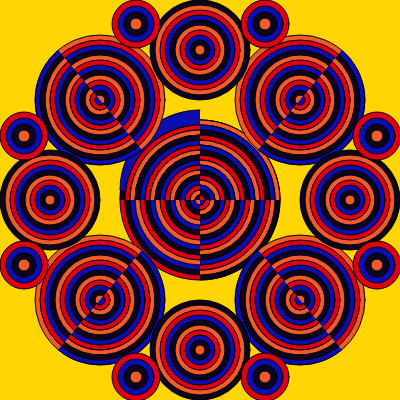
Frame 1 (no input)
Frame 60 (no input): identical to frame 1, image omitted
Frame 120 (the mouse pressed at the canvas centre since frame 60): identical to frame 1, image omitted

The p5.js sketch that drew this single still picture (run headless with seeded random() and noise() and a simulated clock; from frame 60 on, the mouse is pressed at the canvas centre):

// p5.js sketch
// ── sketch.js
function setup() {
  createCanvas(400, 400);
}

function draw() {
  background(255, 213, 6);
  
  antonia(160, 150, 10, 12, 5, 30, 241, 90, 41)
 
}



function antonia(tam, tam2, espacio, r,g,b, r2, g2, b2){
   //parte1
  fill(223, 0, 22);//rojo
  circle(200, 200, tam);
  fill( r,g,b);//oscuro
  arc(200, 200, 160, 160, radians(180), radians(90));
  fill(13, 13, 178);//azul
  arc(200, 200 - espacio, 160, 160, radians(180), radians(270));
  fill(r2, g2, b2);//naranjo
  arc(200, 200, 160, 160, radians(270), radians(360));
  //parte2
  fill(12, 5, 30);//oscuro
  circle(200, 200, tam2);
  fill(241, 90, 41);//naranjo
  arc(200, 200, 150, 150, radians(180), radians(90));
  fill(223, 0, 22);//rojo
  arc(200, 200, 150, 150, radians(180), radians(270));
  fill(13, 13, 178);//azul
  arc(200, 200, 150, 150, radians(270), radians(360));
  //parte3
  fill(13, 13, 178);//azul
  circle(200, 200, 140);
  fill(223, 0, 22);//rojo
  arc(200, 200, 140, 140, radians(180), radians(90));
  fill(241, 90, 41);//naranjo
  arc(200, 200, 140, 140, radians(180), radians(270));
  fill(12, 5, 30);//oscuro
  arc(200, 200, 140, 140, radians(270), radians(360));
  //parte4
  fill(241, 90, 41);//naranjo
  circle(200, 200, 130);
  fill(13, 13, 178);//azul
  arc(200, 200, 130, 130, radians(180), radians(90));
  fill(12, 5, 30);//oscuro
  arc(200, 200, 130, 130, radians(180), radians(270));
  fill(223, 0, 22);//rojo
  arc(200, 200, 130, 130, radians(270), radians(360));
  //parte5
  fill(223, 0, 22);//rojo
  circle(200, 200, 120);
  fill(12, 5, 30);//oscuro
  arc(200, 200, 120, 120, radians(180), radians(90));
  fill(13, 13, 178);//azul
  arc(200, 200, 120, 120, radians(180), radians(270));
  fill(241, 90, 41);//naranjo
  arc(200, 200, 120, 120, radians(270), radians(360));
  //parte6
  fill(12, 5, 30);//oscuro
  circle(200, 200, 110);
  fill(241, 90, 41);//naranjo
  arc(200, 200, 110, 110, radians(180), radians(90));
  fill(223, 0, 22);//rojo
  arc(200, 200, 110, 110, radians(180), radians(270));
  fill(13, 13, 178);//azul
  arc(200, 200, 110, 110, radians(270), radians(360));
  //parte7
  fill(13, 13, 178);//azul
  circle(200, 200, 100);
  fill(223, 0, 22);//rojo
  arc(200, 200, 100, 100, radians(180), radians(90));
  fill(241, 90, 41);//naranjo
  arc(200, 200, 100, 100, radians(180), radians(270));
  fill(12, 5, 30);//oscuro
  arc(200, 200, 100, 100, radians(270), radians(360));
  //parte8
  fill(241, 90, 41);//naranjo
  circle(200, 200, 90);
  fill(13, 13, 178);//azul
  arc(200, 200, 90, 90, radians(180), radians(90));
  fill(12, 5, 30);//oscuro
  arc(200, 200, 90, 90, radians(180), radians(270));
  fill(223, 0, 22);//rojo
  arc(200, 200, 90, 90, radians(270), radians(360));
  //parte9
  fill(223, 0, 22);//rojo
  circle(200, 200, 80);
  fill(12, 5, 30);//oscuro
  arc(200, 200, 80, 80, radians(180), radians(90));
  fill(13, 13, 178);//azul
  arc(200, 200, 80, 80, radians(180), radians(270));
  fill(241, 90, 41);//naranjo
  arc(200, 200, 80, 80, radians(270), radians(360));
  //parte10
  fill(12, 5, 30);//oscuro
  circle(200, 200, 70);
  fill(241, 90, 41);//naranjo
  arc(200, 200, 70, 70, radians(180), radians(90));
  fill(223, 0, 22);//rojo
  arc(200, 200, 70, 70, radians(180), radians(270));
  fill(13, 13, 178);//azul
  arc(200, 200, 70, 70, radians(270), radians(360));
  //parte11
  fill(13, 13, 178);//azul
  circle(200, 200, 60);
  fill(223, 0, 22);//rojo
  arc(200, 200, 60, 60, radians(180), radians(90));
  fill(241, 90, 41);//naranjo
  arc(200, 200, 60, 60, radians(180), radians(270));
  fill(12, 5, 30);//oscuro
  arc(200, 200, 60, 60, radians(270), radians(360));
  //parte12
  fill(241, 90, 41);//naranjo
  circle(200, 200, 50);
  fill(13, 13, 178);//azul
  arc(200, 200, 50, 50, radians(180), radians(90));
  fill(12, 5, 30);//oscuro
  arc(200, 200, 50, 50, radians(180), radians(270));
  fill(223, 0, 22);//rojo
  arc(200, 200, 50, 50, radians(270), radians(360));
  //parte13
  fill(223, 0, 22);//rojo
  circle(200, 200, 40);
  fill(12, 5, 30);//oscuro
  arc(200, 200, 40, 40, radians(180), radians(90));
  fill(13, 13, 178);//azul
  arc(200, 200, 40, 40, radians(180), radians(270));
  fill(241, 90, 41);//naranjo
  arc(200, 200, 40, 40, radians(270), radians(360));
  //parte14
  fill(12, 5, 30);//oscuro
  circle(200, 200, 30);
  fill(241, 90, 41);//naranjo
  arc(200, 200, 30, 30, radians(180), radians(90));
  fill(223, 0, 22);//rojo
  arc(200, 200, 30, 30, radians(180), radians(270));
  fill(13, 13, 178);//azul
  arc(200, 200, 30, 30, radians(270), radians(360));
  //parte15
  fill(13, 13, 178);//azul
  circle(200, 200, 20);
  fill(223, 0, 22);//rojo
  arc(200, 200, 20, 20, radians(180), radians(90));
  fill(241, 90, 41);//naranjo
  arc(200, 200, 20, 20, radians(180), radians(270));
  fill(12, 5, 30);//oscuro
  arc(200, 200, 20, 20, radians(270), radians(360));
  //parte16
  fill(241, 90, 41);//naranjo
  circle(200, 200, 10);
  fill(13, 13, 178);//azul
  arc(200, 200, 10, 10, radians(180), radians(90));
  fill(12, 5, 30);//oscuro
  arc(200, 200, 10, 10, radians(180), radians(270));
  fill(223, 0, 22);//rojo
  arc(200, 200, 10, 10, radians(270), radians(360));
  //figura2
  fill(241, 90, 41);//naranjo
  circle(100, 100, 130);
  fill(13, 13, 178);//azul
  arc(100, 100, 130, 130, radians(50), radians(230));
  fill(223, 0, 22);//rojo
  circle(100, 100, 120);
  fill(12, 5, 30);//oscuro
  arc(100, 100, 120, 120, radians(50), radians(230));
  fill(13, 13, 178);//azul
  circle(100, 100, 110);
  fill(241, 90, 41);//naranjo
  arc(100, 100, 110, 110, radians(50), radians(230));
  fill(12, 5, 30);//oscuro
  circle(100, 100, 100);
  fill(223, 0, 22);//rojo
  arc(100, 100, 100, 100, radians(50), radians(230));
  fill(241, 90, 41);//naranjo
  circle(100, 100, 90);
  fill(13, 13, 178);//azul
  arc(100, 100, 90, 90, radians(50), radians(230));
  fill(223, 0, 22);//rojo
  circle(100, 100, 80);
  fill(12, 5, 30);//oscuro
  arc(100, 100, 80, 80, radians(50), radians(230));
  fill(13, 13, 178);//azul
  circle(100, 100, 70);
  fill(241, 90, 41);//naranjo
  arc(100, 100, 70, 70, radians(50), radians(230));
  fill(12, 5, 30);//oscuro
  circle(100, 100, 60);
  fill(223, 0, 22);//rojo
  arc(100, 100, 60, 60, radians(50), radians(230));
  fill(241, 90, 41);//naranjo
  circle(100, 100, 50);
  fill(13, 13, 178);//azul
  arc(100, 100, 50, 50, radians(50), radians(230));
  fill(223, 0, 22);//rojo
  circle(100, 100, 40);
  fill(12, 5, 30);//oscuro
  arc(100, 100, 40, 40, radians(50), radians(230));
  fill(13, 13, 178);//azul
  circle(100, 100, 30);
  fill(241, 90, 41);//naranjo
  arc(100, 100, 30, 30, radians(50), radians(230));
  fill(12, 5, 30);//oscuro
  circle(100, 100, 20);
  fill(223, 0, 22);//rojo
  arc(100, 100, 20, 20, radians(50), radians(230));
  fill(241, 90, 41);//naranjo
  circle(100, 100, 10);
  fill(13, 13, 178);//azul
  arc(100, 100, 10, 10, radians(50), radians(230));
  //figura3
  fill(241, 90, 41);//naranjo
  circle(300, 100, 130);
  fill(13, 13, 178);//azul
  arc(300, 100, 130, 130, radians(310), radians(130));
  fill(223, 0, 22);//rojo
  circle(300, 100, 120);
  fill(12, 5, 30);//oscuro
  arc(300, 100, 120, 120, radians(310), radians(130));
  fill(13, 13, 178);//azul
  circle(300, 100, 110);
  fill(241, 90, 41);//naranjo
  arc(300, 100, 110, 110, radians(310), radians(130));
  fill(12, 5, 30);//oscuro
  circle(300, 100, 100);
  fill(223, 0, 22);//rojo
  arc(300, 100, 100, 100, radians(310), radians(130));
  fill(241, 90, 41);//naranjo
  circle(300, 100, 90);
  fill(13, 13, 178);//azul
  arc(300, 100, 90, 90, radians(310), radians(130));
  fill(223, 0, 22);//rojo
  circle(300, 100, 80);
  fill(12, 5, 30);//oscuro
  arc(300, 100, 80, 80, radians(310), radians(130));
  fill(13, 13, 178);//azul
  circle(300, 100, 70);
  fill(241, 90, 41);//naranjo
  arc(300, 100, 70, 70, radians(310), radians(130));
  fill(12, 5, 30);//oscuro
  circle(300, 100, 60);
  fill(223, 0, 22);//rojo
  arc(300, 100, 60, 60, radians(310), radians(130));
  fill(241, 90, 41);//naranjo
  circle(300, 100, 50);
  fill(13, 13, 178);//azul
  arc(300, 100, 50, 50, radians(310), radians(130));
  fill(223, 0, 22);//rojo
  circle(300, 100, 40);
  fill(12, 5, 30);//oscuro
  arc(300, 100, 40, 40, radians(310), radians(130));
  fill(13, 13, 178);//azul
  circle(300, 100, 30);
  fill(241, 90, 41);//naranjo
  arc(300, 100, 30, 30, radians(310), radians(130));
  fill(12, 5, 30);//oscuro
  circle(300, 100, 20);
  fill(223, 0, 22);//rojo
  arc(300, 100, 20, 20, radians(310), radians(130));
  fill(241, 90, 41);//naranjo
  circle(300, 100, 10);
  fill(13, 13, 178);//azul
  arc(300, 100, 10, 10, radians(310), radians(130));
  //figura4
  fill(241, 90, 41);//naranjo
  circle(100, 300, 130);
  fill(13, 13, 178);//azul
  arc(100, 300, 130, 130, radians(310), radians(130));
  fill(223, 0, 22);//rojo
  circle(100, 300, 120);
  fill(12, 5, 30);//oscuro
  arc(100, 300, 120, 120, radians(310), radians(130));
  fill(13, 13, 178);//azul
  circle(100, 300, 110);
  fill(241, 90, 41);//naranjo
  arc(100, 300, 110, 110, radians(310), radians(130));
  fill(12, 5, 30);//oscuro
  circle(100, 300, 100);
  fill(223, 0, 22);//rojo
  arc(100, 300, 100, 100, radians(310), radians(130));
  fill(241, 90, 41);//naranjo
  circle(100, 300, 90);
  fill(13, 13, 178);//azul
  arc(100, 300, 90, 90, radians(310), radians(130));
  fill(223, 0, 22);//rojo
  circle(100, 300, 80);
  fill(12, 5, 30);//oscuro
  arc(100, 300, 80, 80, radians(310), radians(130));
  fill(13, 13, 178);//azul
  circle(100, 300, 70);
  fill(241, 90, 41);//naranjo
  arc(100, 300, 70, 70, radians(310), radians(130));
  fill(12, 5, 30);//oscuro
  circle(100, 300, 60);
  fill(223, 0, 22);//rojo
  arc(100, 300, 60, 60, radians(310), radians(130));
  fill(241, 90, 41);//naranjo
  circle(100, 300, 50);
  fill(13, 13, 178);//azul
  arc(100, 300, 50, 50, radians(310), radians(130));
  fill(223, 0, 22);//rojo
  circle(100, 300, 40);
  fill(12, 5, 30);//oscuro
  arc(100, 300, 40, 40, radians(310), radians(130));
  fill(13, 13, 178);//azul
  circle(100, 300, 30);
  fill(241, 90, 41);//naranjo
  arc(100, 300, 30, 30, radians(310), radians(130));
  fill(12, 5, 30);//oscuro
  circle(100, 300, 20);
  fill(223, 0, 22);//rojo
  arc(100, 300, 20, 20, radians(310), radians(130));
  fill(241, 90, 41);//naranjo
  circle(100, 300, 10);
  fill(13, 13, 178);//azul
  arc(100, 300, 10, 10, radians(310), radians(130));
  //figura5
  fill(241, 90, 41);//naranjo
  circle(300, 300, 130);
  fill(13, 13, 178);//azul
  arc(300, 300, 130, 130, radians(50), radians(230));
  fill(223, 0, 22);//rojo
  circle(300, 300, 120);
  fill(12, 5, 30);//oscuro
  arc(300, 300, 120, 120, radians(50), radians(230));
  fill(13, 13, 178);//azul
  circle(300, 300, 110);
  fill(241, 90, 41);//naranjo
  arc(300, 300, 110, 110, radians(50), radians(230));
  fill(12, 5, 30);//oscuro
  circle(300, 300, 100);
  fill(223, 0, 22);//rojo
  arc(300, 300, 100, 100, radians(50), radians(230));
  fill(241, 90, 41);//naranjo
  circle(300, 300, 90);
  fill(13, 13, 178);//azul
  arc(300, 300, 90, 90, radians(50), radians(230));
  fill(223, 0, 22);//rojo
  circle(300, 300, 80);
  fill(12, 5, 30);//oscuro
  arc(300, 300, 80, 80, radians(50), radians(230));
  fill(13, 13, 178);//azul
  circle(300, 300, 70);
  fill(241, 90, 41);//naranjo
  arc(300, 300, 70, 70, radians(50), radians(230));
  fill(12, 5, 30);//oscuro
  circle(300, 300, 60);
  fill(223, 0, 22);//rojo
  arc(300, 300, 60, 60, radians(50), radians(230));
  fill(241, 90, 41);//naranjo
  circle(300, 300, 50);
  fill(13, 13, 178);//azul
  arc(300, 300, 50, 50, radians(50), radians(230));
  fill(223, 0, 22);//rojo
  circle(300, 300, 40);
  fill(12, 5, 30);//oscuro
  arc(300, 300, 40, 40, radians(50), radians(230));
  fill(13, 13, 178);//azul
  circle(300, 300, 30);
  fill(241, 90, 41);//naranjo
  arc(300, 300, 30, 30, radians(50), radians(230));
  fill(12, 5, 30);//oscuro
  circle(300, 300, 20);
  fill(223, 0, 22);//rojo
  arc(300, 300, 20, 20, radians(50), radians(230));
  fill(241, 90, 41);//naranjo
  circle(300, 300, 10);
  fill(13, 13, 178);//azul
  arc(300, 300, 10, 10, radians(50), radians(230));
  //figura6
  fill(12, 5, 30);//oscuro
  circle(50, 200, 100);
  fill(241, 90, 41);//naranjo
  circle(50, 200, 90);
  fill(223, 0, 22);//rojo
  circle(50, 200,80);
  fill(13, 13, 178);//azul
  circle(50, 200,70);
  fill(12, 5, 30);//oscuro
  circle(50, 200, 60);
  fill(241, 90, 41);//naranjo
  circle(50, 200, 50);
  fill(223, 0, 22);//rojo
  circle(50, 200,40);
  fill(13, 13, 178);//azul
  circle(50, 200,30);
  fill(12, 5, 30);//oscuro
  circle(50, 200, 20);
  fill(241, 90, 41);//naranjo
  circle(50, 200, 10);
  //figura7
  fill(12, 5, 30);//oscuro
  circle(200, 50, 100);
  fill(241, 90, 41);//naranjo
  circle(200, 50, 90);
  fill(223, 0, 22);//rojo
  circle(200, 50,80);
  fill(13, 13, 178);//azul
  circle(200, 50, 70);
  fill(12, 5, 30);//oscuro
  circle(200, 50, 60);
  fill(241, 90, 41);//naranjo
  circle(200, 50, 50);
  fill(223, 0, 22);//rojo
  circle(200, 50,40);
  fill(13, 13, 178);//azul
  circle(200, 50,30);
  fill(12, 5, 30);//oscuro
  circle(200, 50, 20);
  fill(241, 90, 41);//naranjo
  circle(200, 50, 10);
  //figura8
  fill(12, 5, 30);//oscuro
  circle(350, 200, 100);
  fill(241, 90, 41);//naranjo
  circle(350, 200, 90);
  fill(223, 0, 22);//rojo
  circle(350, 200,80);
  fill(13, 13, 178);//azul
  circle(350, 200, 70);
  fill(12, 5, 30);//oscuro
  circle(350, 200, 60);
  fill(241, 90, 41);//naranjo
  circle(350, 200, 50);
  fill(223, 0, 22);//rojo
  circle(350, 200,40);
  fill(13, 13, 178);//azul
  circle(350, 200,30);
  fill(12, 5, 30);//oscuro
  circle(350, 200, 20);
  fill(241, 90, 41);//naranjo
  circle(350, 200, 10);
  //figura9
  fill(12, 5, 30);//oscuro
  circle(200, 350, 100);
  fill(241, 90, 41);//naranjo
  circle(200, 350, 90);
  fill(223, 0, 22);//rojo
  circle(200, 350,80);
  fill(13, 13, 178);//azul
  circle(200, 350, 70);
  fill(12, 5, 30);//oscuro
  circle(200, 350, 60);
  fill(241, 90, 41);//naranjo
  circle(200, 350, 50);
  fill(223, 0, 22);//rojo
  circle(200, 350,40);
  fill(13, 13, 178);//azul
  circle(200, 350,30);
  fill(12, 5, 30);//oscuro
  circle(200, 350, 20);
  fill(241, 90, 41);//naranjo
  circle(200, 350, 10);
  //figura10
  fill(223, 0, 22);//rojo
  circle(265, 377, 48);
  fill(13, 13, 178);//azul
  circle(265, 377, 36);
  fill(12, 5, 30);//oscuro
  circle(265, 377, 24);
  fill(241, 90, 41);//naranjo
  circle(265, 377, 12);
  //figura11
  fill(223, 0, 22);//rojo
  circle(136, 377, 48);
  fill(13, 13, 178);//azul
  circle(136, 377, 36);
  fill(12, 5, 30);//oscuro
  circle(136, 377, 24);
  fill(241, 90, 41);//naranjo
  circle(136, 377, 12);
  //figura12
  fill(223, 0, 22);//rojo
  circle(377, 265, 48);
  fill(13, 13, 178);//azul
  circle(377, 265, 36);
  fill(12, 5, 30);//oscuro
  circle(377, 265, 24);
  fill(241, 90, 41);//naranjo
  circle(377, 265, 12);
  //figura13
  fill(223, 0, 22);//rojo
  circle(377, 136, 48);
  fill(13, 13, 178);//azul
  circle(377, 136, 36);
  fill(12, 5, 30);//oscuro
  circle(377, 136, 24);
  fill(241, 90, 41);//naranjo
  circle(377, 136, 12);
  //figura14
  fill(223, 0, 22);//rojo
  circle(265, 24, 48);
  fill(13, 13, 178);//azul
  circle(265, 24, 36);
  fill(12, 5, 30);//oscuro
  circle(265, 24, 24);
  fill(241, 90, 41);//naranjo
  circle(265, 24, 12);
  //figura15
  fill(223, 0, 22);//rojo
  circle(136, 24, 48);
  fill(13, 13, 178);//azul
  circle(136, 24, 36);
  fill(12, 5, 30);//oscuro
  circle(136, 24, 24);
  fill(241, 90, 41);//naranjo
  circle(136, 24, 12);
  //figura16
  fill(223, 0, 22);//rojo
  circle(24, 136, 48);
  fill(13, 13, 178);//azul
  circle(24, 136, 36);
  fill(12, 5, 30);//oscuro
  circle(24, 136, 24);
  fill(241, 90, 41);//naranjo
  circle(24, 136, 12);
  //figura17
  fill(223, 0, 22);//rojo
  circle(24, 265, 48);
  fill(13, 13, 178);//azul
  circle(24, 265, 36);
  fill(12, 5, 30);//oscuro
  circle(24, 265, 24);
  fill(241, 90, 41);//naranjo
  circle(24, 265, 12);
}
